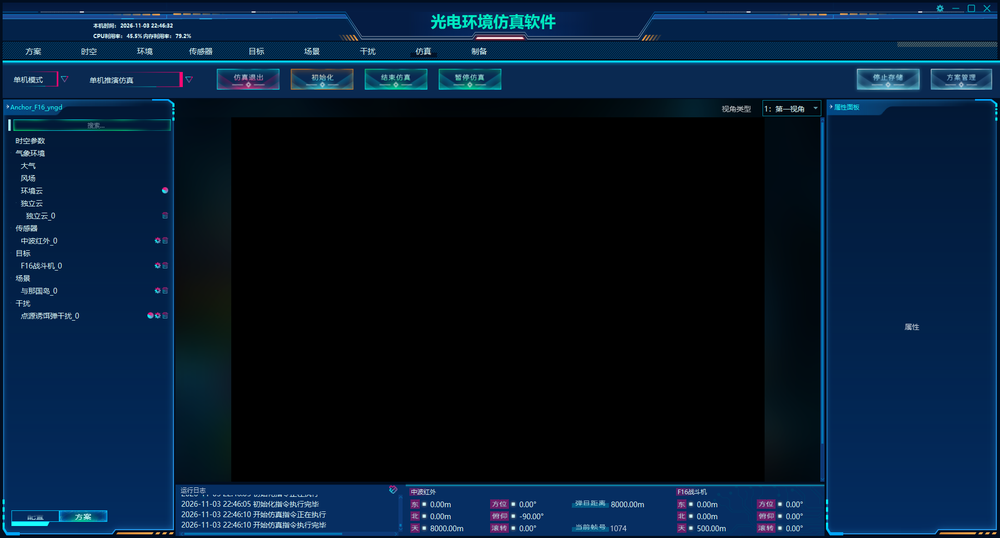
#> input picture works/cossim-auto/24_save_img.png, 1000 x 538 px, shrunk from 1920 x 1032 before the run, found by its file name
$ python find_buttons.py 24_save_img.png
#> lines starting #> are read from the running program, lines starting #| are printed output that depends on the picture; after the words box and inside, x2 and y2 are one past the last pixel; in counts of white or black regions, pixels touching at a corner belong together
# -*- coding: utf-8 -*-
"""定位仿真工具栏按钮（y≈125..175 的文字段）。"""
import os
import sys
import numpy as np
from PIL import Image

OUT = r"F:\DeepSeek工作区\_cossim_auto"
name = sys.argv[1] if len(sys.argv) > 1 else "03_sim_tab2.png"
im = np.asarray(Image.open(os.path.join(OUT, name)).convert("RGB")).astype(int)

y0, y1 = 125, 178
band = im[y0:y1]
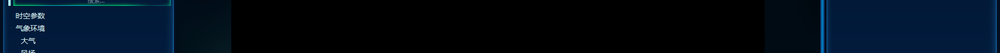
#> band: shape (53, 1000, 3) int64; mean R, G, B 1.8, 12.7, 24.7
bright = (band[:, :, 0] > 120) & (band[:, :, 1] > 120) & (band[:, :, 2] > 120)
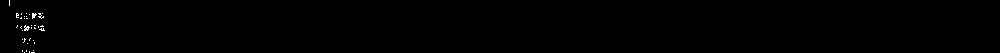
#> bright: shape (53, 1000) bool; 0.27% white in thin lines or dots, all inside (x1, y1, x2, y2) = (9, 0, 45, 53)
col = bright.sum(axis=0)
#> col = 1000 values, max 11 at index 24, min 0 at index 0, mean 0.143
segs, in_seg = [], False
for x, v in enumerate(col):
    if v >= 2 and not in_seg:
        s, in_seg = x, True
    elif v < 2 and in_seg:
        segs.append((s, x - 1)); in_seg = False
#> this loop made 1000 passes
#> (v, in_seg) on passes 10, 11, 17, 20, 21, 24, 25, 31, 32, 37, 39, 45: (6, True), (0, False), (6, True), (0, False), (2, True), (1, False), (11, True), (1, False), (4, True), (1, False), (4, True), (1, False)
#> after the loop, in_seg = False; s = 38; segs = [(9, 9), (16, 18), (20, 22), (24, 29), (31, 35), (38, 43)]
if in_seg:
    segs.append((s, len(col) - 1))
merged = []
for s in segs:
    if merged and s[0] - merged[-1][1] <= 22:
        merged[-1] = (merged[-1][0], s[1])
    else:
        merged.append(list(s))
#> this loop made 6 passes
#> after the loop, merged = [(9, 43)]
print(f"y={y0}..{y1} 共 {len(merged)} 段：")
#| y=125..178 共 1 段：
for i, (a, b) in enumerate(merged):
    print(f"  {i}: x={a}-{b} center={int((a+b)/2)}")
#> this loop made 1 pass
#|   0: x=9-43 center=26

$ run again, on works/cossim-auto/05_back_fangan.png
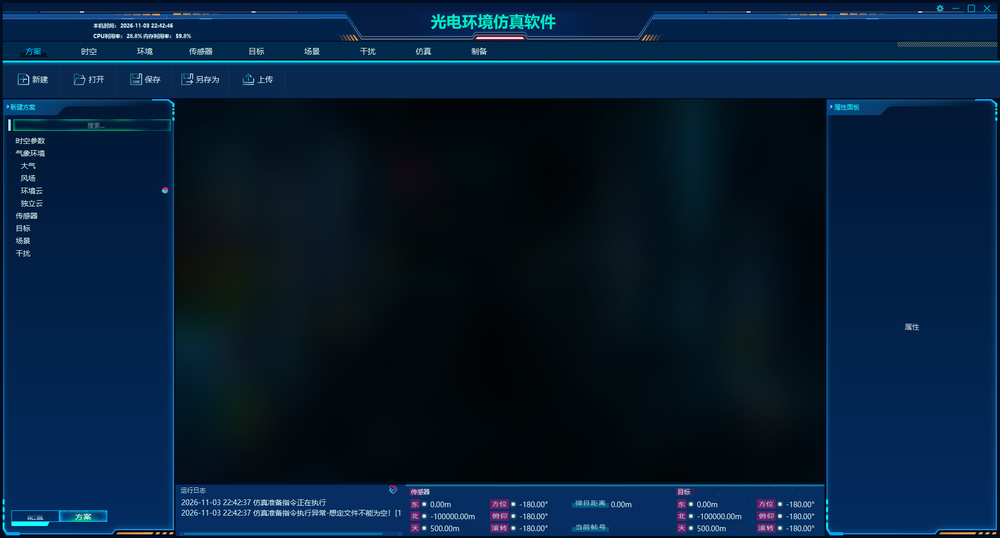
#> input picture works/cossim-auto/05_back_fangan.png, 1000 x 538 px, shrunk from 1920 x 1032 before the run, found by its file name
#> `band = im[y0:y1]`:
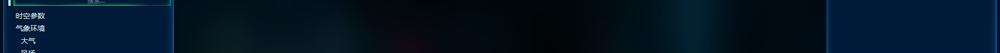
#> band: shape (53, 1000, 3) int64; mean R, G, B 3.4, 20.5, 36.1
#> bright: shape (53, 1000) bool; 0.27% white in thin lines or dots, all inside (x1, y1, x2, y2) = (9, 0, 45, 53)
#> col = 1000 values, max 11 at index 24, min 0 at index 0, mean 0.143
#> the loop `for x, v in enumerate(col):` made 1000 passes
#> (v, in_seg) on passes 10, 11, 17, 20, 21, 24, 25, 31: (6, True), (0, False), (6, True), (0, False), (2, True), (1, False), (11, True), (1, False)
#> after the loop `for x, v in enumerate(col):`: in_seg = False; s = 38; segs = [(9, 9), (16, 18), (20, 22), (24, 29), (31, 35), (38, 43)]
#> the loop `for s in segs:` made 6 passes
#> after the loop `for s in segs:`: merged = [(9, 43)]
#| y=125..178 共 1 段：
#> the loop `for i, (a, b) in enumerate(merged):` made 1 pass
#> (printed output is left out)

$ run again, on works/cossim-auto/08_click_scene.png
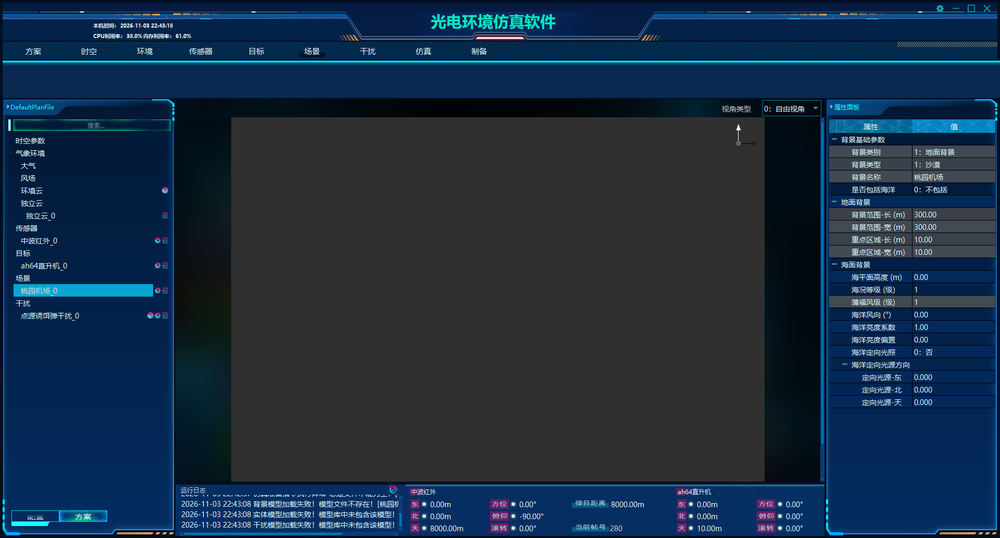
#> input picture works/cossim-auto/08_click_scene.png, 1000 x 538 px, shrunk from 1920 x 1032 before the run, found by its file name
#> `band = im[y0:y1]`:
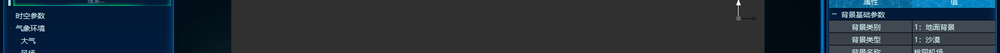
#> band: shape (53, 1000, 3) int64; mean R, G, B 35.5, 46.8, 56.7
#> `bright = (band[:, :, 0] > 120) & (band[:, :, 1] > 120) & (band[:, :, 2..`:
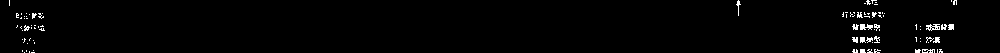
#> bright: shape (53, 1000) bool; 1.6% white in thin lines or dots
#> col = 1000 values, max 21 at index 860, min 0 at index 0, mean 0.848
#> the loop `for x, v in enumerate(col):` made 1000 passes
#> (v, in_seg) on passes 10, 11, 17, 20, 21, 24, 25, 31: (6, True), (0, False), (6, True), (0, False), (2, True), (1, False), (11, True), (1, False)
#> after the loop `for x, v in enumerate(col):`: in_seg = False; s = 956; segs = [(9, 9), (16, 18), (20, 22), (24, 29), (31, 35), (38, 43), (737, 739), (842, 843), (846, 846), (850, 850), (852, 880), (882, 883), (915, 920), (922, 946), (948, 954), (956, 956)]
#> the loop `for s in segs:` made 16 passes
#> after the loop `for s in segs:`: merged = [(9, 43), [737, 739], (842, 883), (915, 956)]
#| y=125..178 共 4 段：
#> the loop `for i, (a, b) in enumerate(merged):` made 4 passes
#> (printed output is left out)
